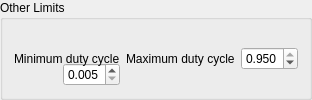
               <widget class="QGroupBox" name="groupBox_38">
                <property name="title">
                 <string>Other Limits</string>
                </property>
                <layout class="QGridLayout" name="gridLayout_36">
                 <item row="0" column="2" rowspan="2">
                  <widget class="QLabel" name="label_84">
                   <property name="toolTip">
                    <string/>
                   </property>
                   <property name="text">
                    <string>Maximum duty cycle</string>
                   </property>
                  </widget>
                 </item>
                 <item row="0" column="3" rowspan="2">
                  <widget class="QDoubleSpinBox" name="mcconfLimMaxDutyBox">
                   <property name="decimals">
                    <number>3</number>
                   </property>
                   <property name="minimum">
                    <double>0.010000000000000</double>
                   </property>
                   <property name="maximum">
                    <double>0.950000000000000</double>
                   </property>
                   <property name="singleStep">
                    <double>0.010000000000000</double>
                   </property>
                   <property name="value">
                    <double>0.950000000000000</double>
                   </property>
                  </widget>
                 </item>
                 <item row="1" column="1">
                  <widget class="QDoubleSpinBox" name="mcconfLimMinDutyBox">
                   <property name="decimals">
                    <number>3</number>
                   </property>
                   <property name="minimum">
                    <double>0.005000000000000</double>
                   </property>
                   <property name="maximum">
                    <double>0.500000000000000</double>
                   </property>
                   <property name="singleStep">
                    <double>0.005000000000000</double>
                   </property>
                  </widget>
                 </item>
                 <item row="0" column="0" rowspan="2" colspan="2">
                  <widget class="QLabel" name="label_83">
                   <property name="text">
                    <string>Minimum duty cycle</string>
                   </property>
                  </widget>
                 </item>
                </layout>
               </widget>
